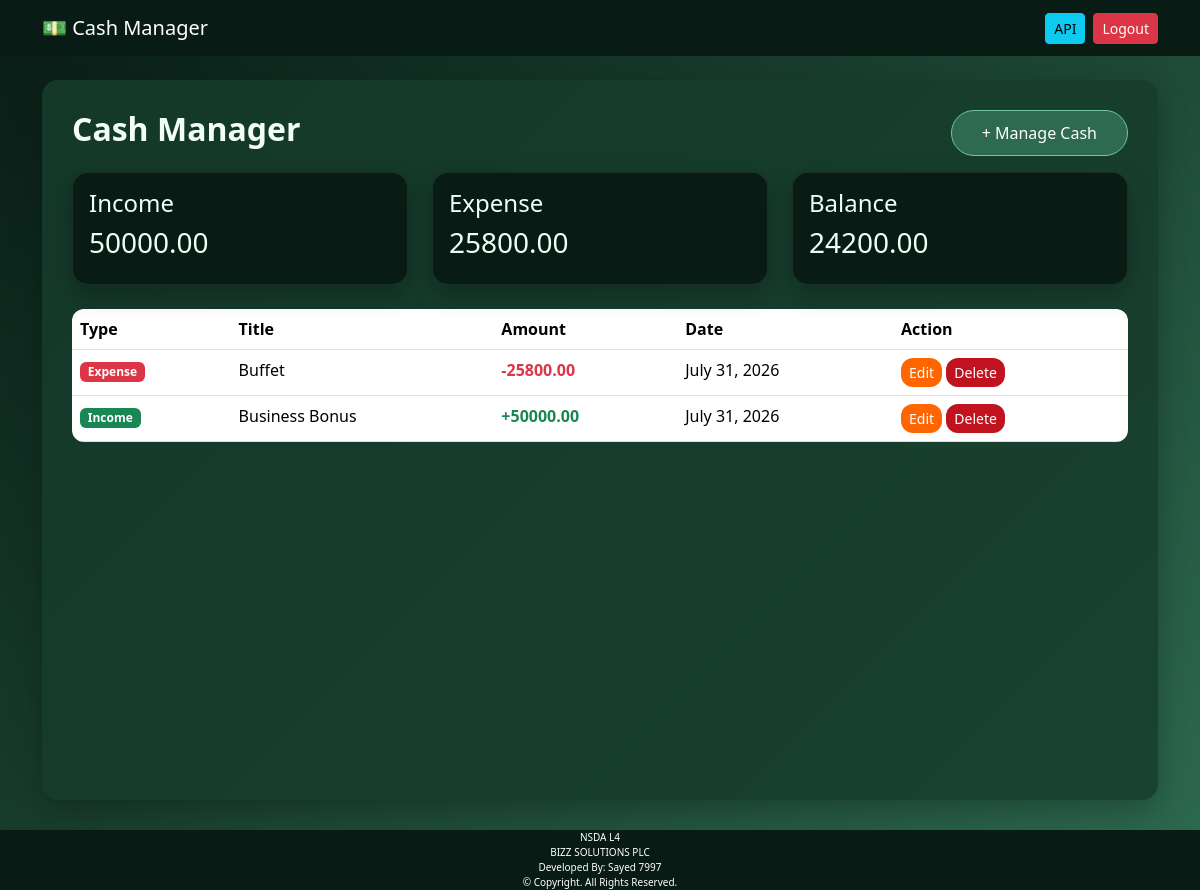
/cash/ (signed in), run on the app's committed database.
### cash/models.py (models this page shows, shortened)
class Cash(models.Model):
    TRANSACTION_TYPES = (
        ("Income", "Income"),
        ("Expense", "Expense"),
    )
    user = models.ForeignKey(
        User,
        on_delete=models.CASCADE,
        related_name="cash_transactions"
    )
    title = models.CharField(max_length=100)
    amount = models.DecimalField(
        max_digits=10,
        decimal_places=2
    )
    transaction_type = models.CharField(
        max_length=10,
        choices=TRANSACTION_TYPES
    )
    date = models.DateField(auto_now_add=True)
    note = models.TextField(
        blank=True,
        null=True
    )
    created_at = models.DateTimeField(auto_now_add=True)
    updated_at = models.DateTimeField(auto_now=True)
    class Meta:
        ordering = ["-date", "-created_at"]

### cash/views.py (the view)
# urls.py: path("cash/", CashListView.as_view(), name="cash_list"),
class CashListView(LoginRequiredMixin, ListView):
    login_url = "login"
    model = Cash
    template_name = "cash_list.html"
    context_object_name = "cash_list"
    def get_queryset(self):
        return Cash.objects.filter(
            user=self.request.user
        ).order_by("-date", "-created_at")
    def get_context_data(self, **kwargs):
        context = super().get_context_data(**kwargs)
        income = Cash.objects.filter(user=self.request.user, transaction_type="Income")
        expense = Cash.objects.filter(user=self.request.user, transaction_type="Expense")
        total_income = sum(item.amount for item in income)
        total_expense = sum(item.amount for item in expense)
        context["total_income"] = total_income
        context["total_expense"] = total_expense
        context["balance"] = total_income - total_expense
        return context

### cash/templates/cash_list.html
{% extends 'base.html' %}
{% block content %}
<div class="cash-manager-page">
<div class="d-flex justify-content-between mb-3">
    <h2 class="page-title">Cash Manager</h2>
    <a href="{% url 'cash_add' %}" class="btn army-btn">
        + Manage Cash
    </a>
</div>
<div class="row mb-4">
    <div class="col-md-4">
        <div class="card stat-card">
            <div class="card-body">
                <h4>Income</h4>
                <h3>{{ total_income }}</h3>
            </div>
        </div>
    </div>
    <div class="col-md-4">
        <div class="card stat-card">
            <div class="card-body">
                <h4>Expense</h4>
                <h3>{{ total_expense }}</h3>
            </div>
        </div>
    </div>
    <div class="col-md-4">
        <div class="card stat-card">
            <div class="card-body">
                <h4>Balance</h4>
                <h3>{{ balance }}</h3>
            </div>
        </div>
    </div>
</div>
<table class="table cash-table">
<thead>
<tr>
    <th>Type</th>
    <th>Title</th>
    <th>Amount</th>
    <th>Date</th>
    <th>Action</th>
</tr>
</thead>
<tbody>
{% for cash in cash_list %}
<tr>
<td>
    {% if cash.transaction_type == "Income" %}
        <span class="badge bg-success">
            Income
        </span>
    {% else %}
        <span class="badge bg-danger">
            Expense
        </span>
    {% endif %}
</td>
<td>{{ cash.title }}</td>
<td>
    {% if cash.transaction_type == "Income" %}
        <span class="text-success fw-bold">
            +{{ cash.amount }}
        </span>
    {% else %}
        <span class="text-danger fw-bold">
            -{{ cash.amount }}
        </span>
    {% endif %}
</td>
<td>{{ cash.date }}</td>
<td>
<a href="{% url 'cash_edit' cash.id %}"
class="btn edit-btn btn-sm">
Edit
</a>
<a href="{% url 'cash_delete' cash.id %}"
onclick="return confirmDelete();"
class="btn delete-btn btn-sm">
Delete
</a>
</td>
</tr>
{% empty %}
<tr>
<td colspan="6" class="text-center empty-row">
No Cash Data Found
</td>
</tr>
{% endfor %}
</tbody>
</table>
</div>
{% endblock %}

### cash/static/css/style.css (style rules this page uses)
:root { --bg1:#081c15; --bg2:#1b4332; --bg3:#2d6a4f; --card:#173d2c; --card2:#214d37; --border:#3a5a40; --text:#f1fff5; --muted:#c9e4cf; --accent:#74c69d; --success:#40916c; --danger:#c1121f; --orange:#f60; }
body { background:linear-gradient(135deg,var(--bg1),var(--bg2),var(--bg3)); background-attachment:fixed; color:var(--text); min-height:100vh; display:flex; flex-direction:column; }
.card { background-color: #081c15; color: #fff; border-color: #2d6a4f; }
.cash-manager-page, .form-page { min-height: 90vh;margin-bottom:30px; background:rgba(23,61,44,.85); padding:30px; border-radius:16px; box-shadow:0 10px 30px rgba(0,0,0,.25); }
.page-title { color:var(--text); font-weight:700; }
.mbox, .army-btn, .save-btn { background:var(--bg3); color:#fff; border:1px solid var(--accent); border-radius:25px; padding:10px 30px; }
.stat-card { color:var(--text); border:1px solid rgba(255,255,255,.08); border-radius:16px; box-shadow:0 10px 25px rgba(0,0,0,.25); }
.cash-table { color:var(--text); border-radius:12px; overflow:hidden; }
.cash-table thead { background:var(--card2); color:#fff; }
.cash-table tbody tr { background:var(--card); }
.edit-btn { background:var(--orange); color:#fff; border:none; border-radius:12px; }
.delete-btn { background:var(--danger); color:#fff; border:none; border-radius:12px; }

### data on the page
Cash: transaction_type "Expense", title "Buffet", amount "25800.00", date "July 31, 2026"
Cash: transaction_type "Income", title "Business Bonus", amount "50000.00", date "July 31, 2026"

### other printed values
{{ total_income }} "50000.00"
{{ total_expense }} "25800.00"
{{ balance }} "24200.00"
